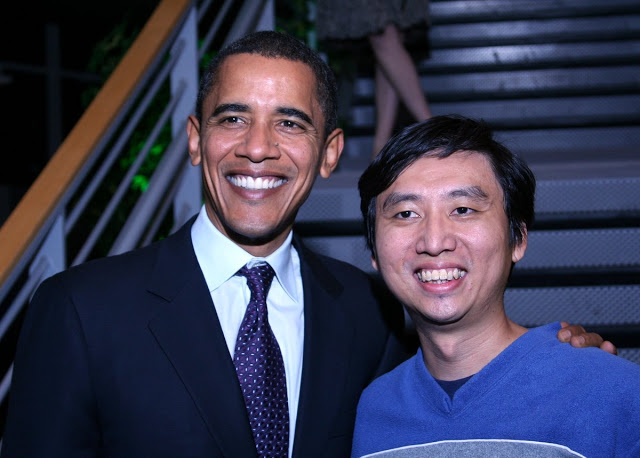
#> input picture 1102-meng-of-Google4.jpg, 640 x 458 px
$ python final.py
#> lines starting #> are read from the running program, lines starting #| are printed output that depends on the picture; after the words box and inside, x2 and y2 are one past the last pixel; in counts of white or black regions, pixels touching at a corner belong together
import cv2
import numpy as np
import matplotlib.pyplot as plt

# 1. 讀取影像
image_path = '1102-meng-of-Google4.jpg'  # 換成你的合照圖片檔名
img_bgr = cv2.imread(image_path)
#> img_bgr is the input picture: shape (458, 640, 3); mean B, G, R 82.6, 58.7, 58.2
img_rgb = cv2.cvtColor(img_bgr, cv2.COLOR_BGR2RGB)
img_ycbcr = cv2.cvtColor(img_bgr, cv2.COLOR_BGR2YCrCb) # 注意 OpenCV 為 Y, Cr, Cb
#> img_ycbcr: shape (458, 640, 3); mean of channels 0, 1, 2 61.3, 125.8, 140

# 2. 套用你觀察出的自訂門檻 (Cb: 110~135, Cr: 140~170)
# OpenCV 中的陣列順序為 [Y, Cr, Cb]
lower_skin = np.array([0, 140, 110], dtype=np.uint8)
upper_skin = np.array([255, 170, 135], dtype=np.uint8)

# 產生初步遮罩
mask_raw = cv2.inRange(img_ycbcr, lower_skin, upper_skin)
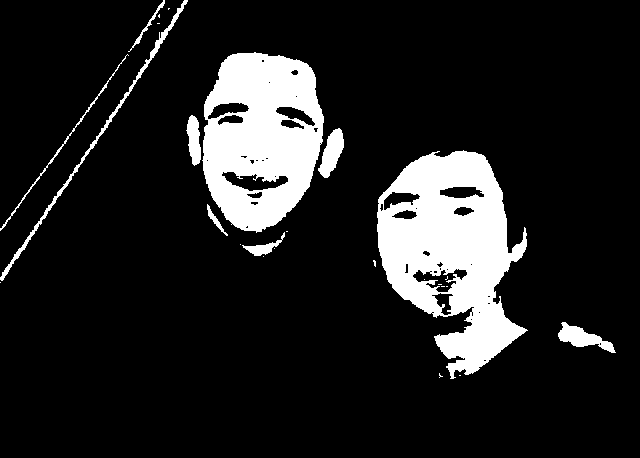
#> mask_raw: shape (458, 640); 13.3% white; 26 white regions (16 under 20 px), largest, box (x1, y1, x2, y2) and area: (377, 150, 528, 379) 19361, (202, 52, 324, 233) 15504, (0, 0, 188, 281) 1215

# 3. 形態學處理 (Morphological Operations) 對比證明
# 建立不同的結構元素 (Structuring Elements)
kernel_cross_3x3 = cv2.getStructuringElement(cv2.MORPH_CROSS, (3, 3))
kernel_rect_5x5  = cv2.getStructuringElement(cv2.MORPH_RECT, (5, 5))

# (A) 3x3 十字形閉運算 (填補孔洞)
mask_cross_3x3 = cv2.morphologyEx(mask_raw, cv2.MORPH_CLOSE, kernel_cross_3x3)
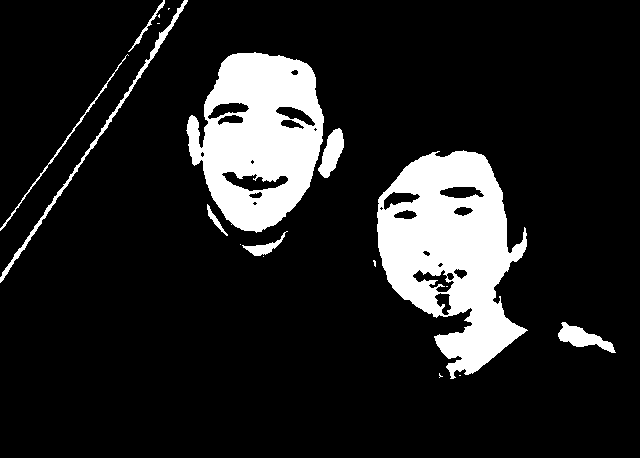
#> mask_cross_3x3: shape (458, 640); 13.5% white; 18 white regions (9 under 20 px), largest, box (x1, y1, x2, y2) and area: (377, 150, 528, 379) 19571, (186, 52, 324, 233) 16126, (0, 0, 188, 283) 1262

# (B) 5x5 矩形閉運算 (填補孔洞)
mask_rect_5x5 = cv2.morphologyEx(mask_raw, cv2.MORPH_CLOSE, kernel_rect_5x5)
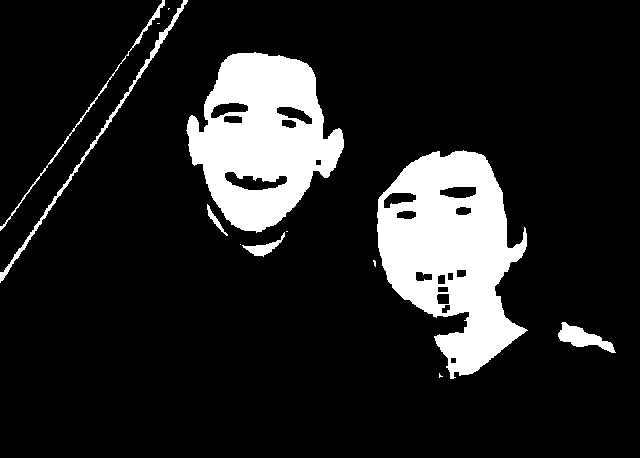
#> mask_rect_5x5: shape (458, 640); 13.8% white; 13 white regions (6 under 20 px), largest, box (x1, y1, x2, y2) and area: (377, 150, 528, 379) 20068, (186, 52, 344, 233) 17289, (0, 0, 188, 283) 1240

# (C) 最終優化：5x5 矩形閉運算後，再做開運算 (消除背景雜訊)
mask_final = cv2.morphologyEx(mask_rect_5x5, cv2.MORPH_OPEN, kernel_rect_5x5)
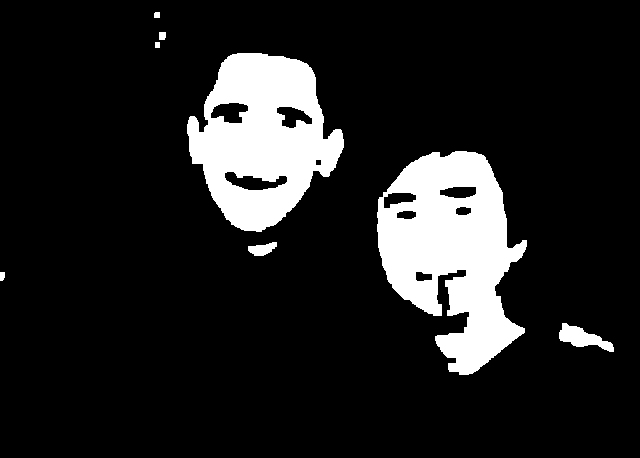
#> mask_final: shape (458, 640); 13% white; 8 white regions, largest, box (x1, y1, x2, y2) and area: (377, 151, 527, 375) 19821, (187, 53, 344, 232) 17157, (559, 323, 614, 352) 747

# 4. 提取最終膚色區域影像
result_skin = cv2.bitwise_and(img_rgb, img_rgb, mask=mask_final)
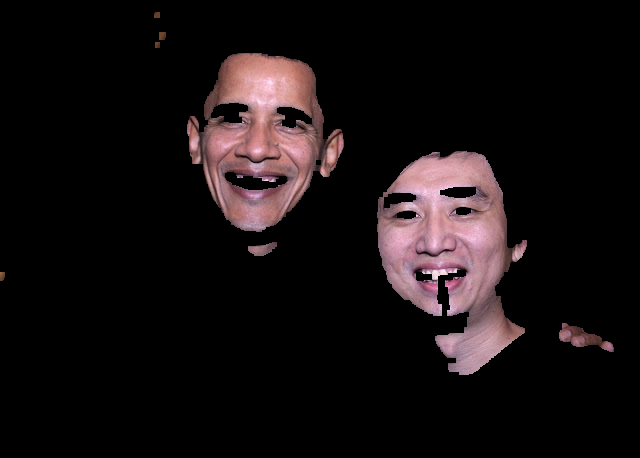
#> result_skin: shape (458, 640, 3); mean R, G, B 21.8, 15.8, 16.8

# 5. 繪製報告所需的對比圖 (4 合 1)
plt.figure(figsize=(16, 10))

plt.subplot(2, 2, 1)
plt.imshow(img_rgb)
plt.title('1. Original Multi-ethnic Image', fontsize=12, fontweight='bold')
plt.axis('off')

plt.subplot(2, 2, 2)
plt.imshow(mask_raw, cmap='gray')
plt.title('2. Raw Skin Mask (Cb:110~135, Cr:140~170)\n[Contains interior holes & bg noise]', fontsize=11)
plt.axis('off')

plt.subplot(2, 2, 3)
plt.imshow(mask_cross_3x3, cmap='gray')
plt.title('3. Morph Closing (3x3 Cross Kernel)\n[Incomplete filling of larger eye/mouth holes]', fontsize=11)
plt.axis('off')

plt.subplot(2, 2, 4)
plt.imshow(mask_rect_5x5, cmap='gray')
plt.title('4. Morph Closing (5x5 Rect Kernel)\n[Effectively bridges and fills holes]', fontsize=11)
plt.axis('off')

plt.tight_layout()
plt.savefig('morphology_comparison_result.png', dpi=300)
plt.show()

# 6. 顯示最終膚色提取成果
plt.figure(figsize=(10, 6))
plt.imshow(result_skin)
plt.title('Final Segmented Skin Regions (Face, Hands, Arms)', fontsize=13, fontweight='bold')
plt.axis('off')
plt.tight_layout()
plt.savefig('final_skin_result.png', dpi=300)
plt.show()

$ run again, with b676b41f5259415e950e63e76bb69bbb.jpg copied over 1102-meng-of-Google4.jpg
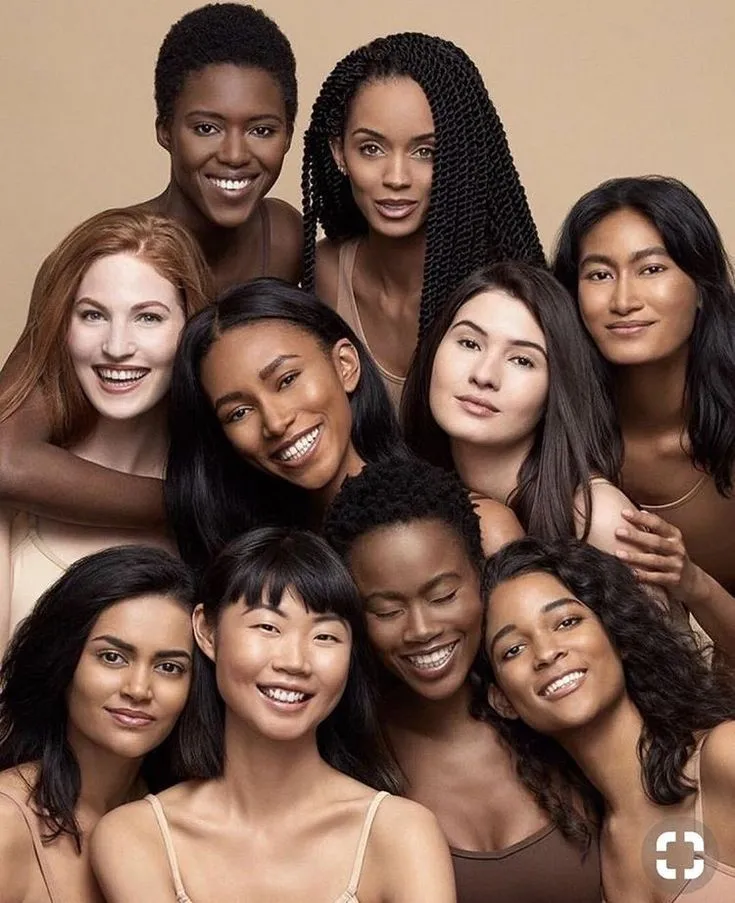
#> input picture b676b41f5259415e950e63e76bb69bbb.jpg, 735 x 903 px
#> img_bgr is the input picture: shape (903, 735, 3); mean B, G, R 79.3, 93.4, 120.9
#> img_ycbcr: shape (903, 735, 3); mean of channels 0, 1, 2 100, 142.9, 116.3
#> `mask_raw = cv2.inRange(img_ycbcr, lower_skin, upper_skin)`:
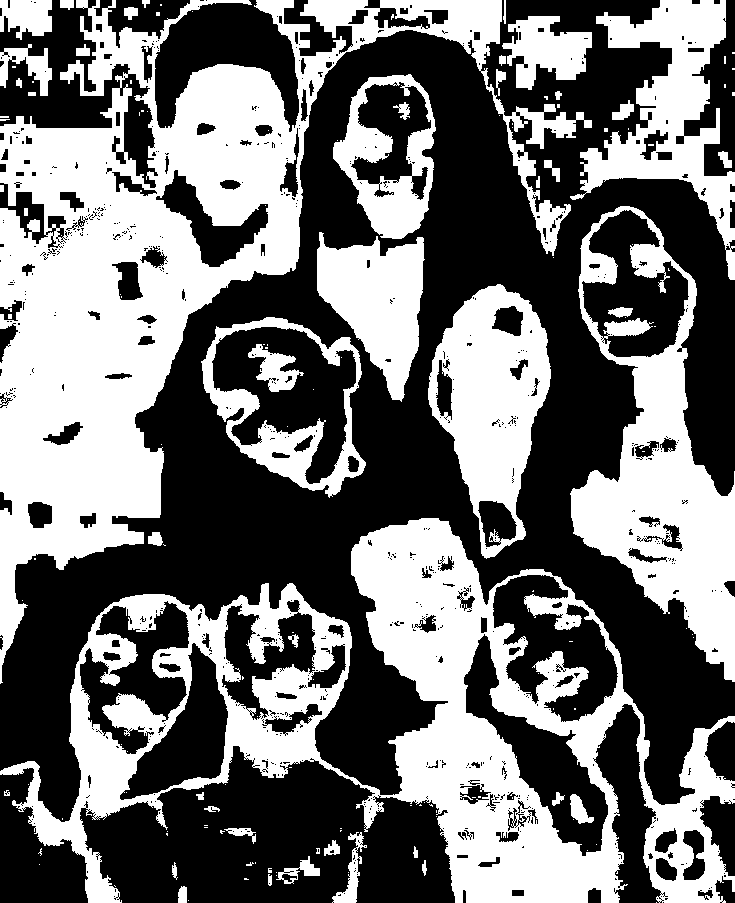
#> mask_raw: shape (903, 735); 44.3% white; 147 white regions (100 under 20 px), largest, box (x1, y1, x2, y2) and area: (0, 0, 592, 684) 104242, (0, 518, 735, 903) 87685, (570, 206, 735, 682) 30533
#> mask_cross_3x3: shape (903, 735); 45.2% white; 87 white regions (45 under 20 px), largest, box (x1, y1, x2, y2) and area: (0, 0, 592, 684) 106698, (0, 518, 735, 903) 90269, (570, 206, 735, 682) 30953
#> mask_rect_5x5: shape (903, 735); 46.3% white; 50 white regions (20 under 20 px), largest, box (x1, y1, x2, y2) and area: (0, 0, 592, 684) 113656, (0, 518, 735, 903) 93371, (570, 206, 735, 682) 31775
#> mask_final: shape (903, 735); 45.5% white; 76 white regions, largest, box (x1, y1, x2, y2) and area: (0, 0, 309, 665) 94467, (351, 518, 633, 903) 50236, (571, 273, 735, 682) 27136
#> `result_skin = cv2.bitwise_and(img_rgb, img_rgb, mask=mask_final)`:
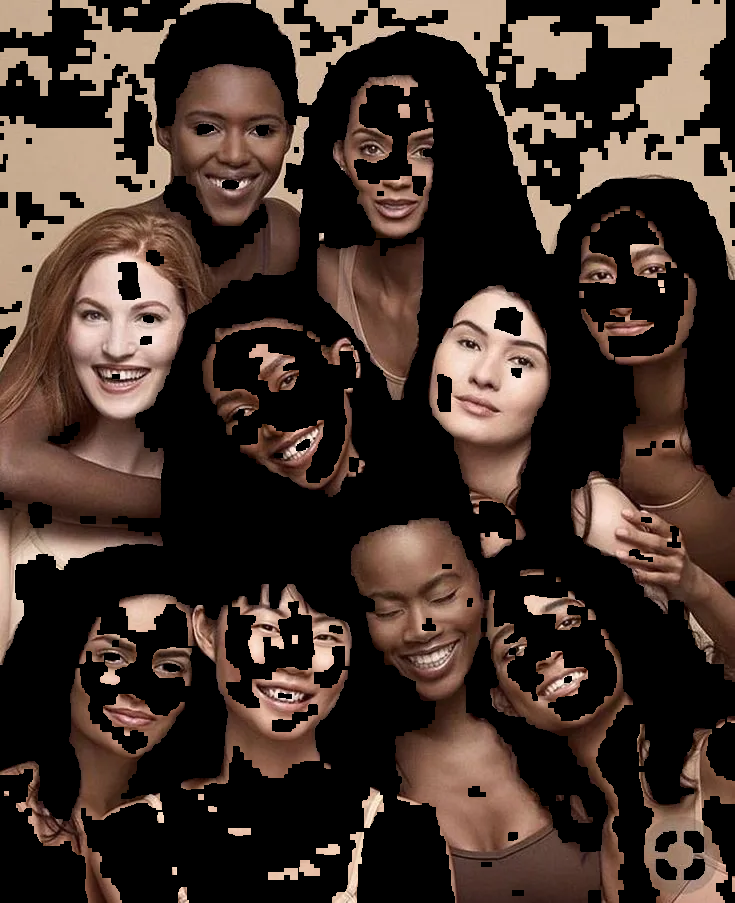
#> result_skin: shape (903, 735, 3); mean R, G, B 64.7, 49.4, 41.8
